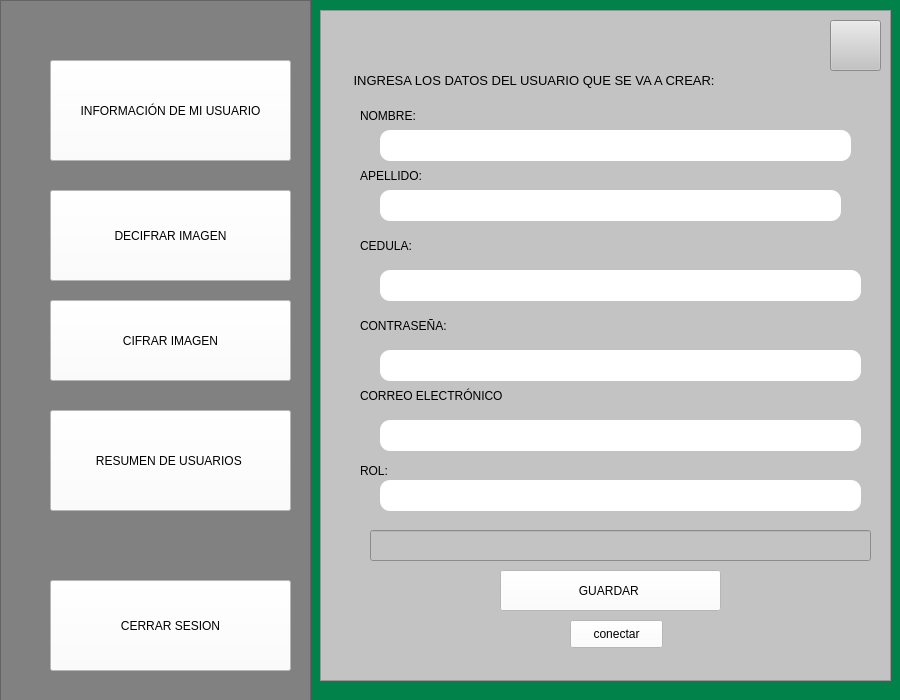
<?xml version="1.0" encoding="UTF-8"?>
<ui version="4.0">
 <class>MainWindow</class>
 <widget class="QMainWindow" name="MainWindow">
  <property name="geometry">
   <rect>
    <x>0</x>
    <y>0</y>
    <width>900</width>
    <height>700</height>
   </rect>
  </property>
  <property name="minimumSize">
   <size>
    <width>900</width>
    <height>700</height>
   </size>
  </property>
  <property name="maximumSize">
   <size>
    <width>900</width>
    <height>700</height>
   </size>
  </property>
  <property name="cursor">
   <cursorShape>PointingHandCursor</cursorShape>
  </property>
  <property name="windowTitle">
   <string>CREAR USUARIOS</string>
  </property>
  <property name="styleSheet">
   <string notr="true">
background-color: #00824A;</string>
  </property>
  <widget class="QWidget" name="centralwidget">
   <widget class="QFrame" name="frame">
    <property name="geometry">
     <rect>
      <x>0</x>
      <y>0</y>
      <width>311</width>
      <height>751</height>
     </rect>
    </property>
    <property name="styleSheet">
     <string notr="true">background-color: rgb(129, 129, 129);</string>
    </property>
    <property name="frameShape">
     <enum>QFrame::StyledPanel</enum>
    </property>
    <property name="frameShadow">
     <enum>QFrame::Raised</enum>
    </property>
    <widget class="QPushButton" name="decifraradmin">
     <property name="geometry">
      <rect>
       <x>50</x>
       <y>190</y>
       <width>241</width>
       <height>91</height>
      </rect>
     </property>
     <property name="cursor">
      <cursorShape>PointingHandCursor</cursorShape>
     </property>
     <property name="styleSheet">
      <string notr="true">background-color: rgb(255, 255, 255);
font: 8pt &quot;MS Shell Dlg 2&quot;;

</string>
     </property>
     <property name="text">
      <string>DECIFRAR IMAGEN</string>
     </property>
    </widget>
    <widget class="QPushButton" name="infousuario">
     <property name="geometry">
      <rect>
       <x>50</x>
       <y>60</y>
       <width>241</width>
       <height>101</height>
      </rect>
     </property>
     <property name="cursor">
      <cursorShape>PointingHandCursor</cursorShape>
     </property>
     <property name="styleSheet">
      <string notr="true">background-color: rgb(255, 255, 255);
font: 8pt &quot;MS Shell Dlg 2&quot;;

</string>
     </property>
     <property name="text">
      <string>INFORMACIÓN DE MI USUARIO</string>
     </property>
    </widget>
    <widget class="QPushButton" name="cifraradmin">
     <property name="geometry">
      <rect>
       <x>50</x>
       <y>300</y>
       <width>241</width>
       <height>81</height>
      </rect>
     </property>
     <property name="cursor">
      <cursorShape>PointingHandCursor</cursorShape>
     </property>
     <property name="styleSheet">
      <string notr="true">
font: 8pt &quot;MS Shell Dlg 2&quot;;
background-color: rgb(255, 255, 255);

</string>
     </property>
     <property name="text">
      <string>CIFRAR IMAGEN</string>
     </property>
    </widget>
    <widget class="QPushButton" name="cerrarsesion">
     <property name="geometry">
      <rect>
       <x>50</x>
       <y>580</y>
       <width>241</width>
       <height>91</height>
      </rect>
     </property>
     <property name="cursor">
      <cursorShape>PointingHandCursor</cursorShape>
     </property>
     <property name="styleSheet">
      <string notr="true">background-color: rgb(255, 255, 255);
font: 10pt &quot;MS Shell Dlg 2&quot;;

</string>
     </property>
     <property name="text">
      <string>CERRAR SESION</string>
     </property>
    </widget>
    <widget class="QPushButton" name="resumenusuario">
     <property name="geometry">
      <rect>
       <x>50</x>
       <y>410</y>
       <width>241</width>
       <height>101</height>
      </rect>
     </property>
     <property name="cursor">
      <cursorShape>PointingHandCursor</cursorShape>
     </property>
     <property name="styleSheet">
      <string notr="true">background-color: rgb(255, 255, 255);
font: 8pt &quot;MS Shell Dlg 2&quot;;

</string>
     </property>
     <property name="text">
      <string>RESUMEN DE USUARIOS </string>
     </property>
    </widget>
   </widget>
   <widget class="QLineEdit" name="cedula">
    <property name="geometry">
     <rect>
      <x>380</x>
      <y>270</y>
      <width>481</width>
      <height>31</height>
     </rect>
    </property>
    <property name="styleSheet">
     <string notr="true">background-color: rgb(255, 255, 255);
font: 12pt &quot;MS Shell Dlg 2&quot;;
border-radius: 10px;
</string>
    </property>
   </widget>
   <widget class="QFrame" name="frame_2">
    <property name="geometry">
     <rect>
      <x>320</x>
      <y>10</y>
      <width>571</width>
      <height>671</height>
     </rect>
    </property>
    <property name="styleSheet">
     <string notr="true">background-color: rgb(195, 195, 195);</string>
    </property>
    <property name="frameShape">
     <enum>QFrame::StyledPanel</enum>
    </property>
    <property name="frameShadow">
     <enum>QFrame::Raised</enum>
    </property>
    <widget class="QLineEdit" name="email">
     <property name="geometry">
      <rect>
       <x>60</x>
       <y>410</y>
       <width>481</width>
       <height>31</height>
      </rect>
     </property>
     <property name="styleSheet">
      <string notr="true">background-color: rgb(255, 255, 255);
font: 12pt &quot;MS Shell Dlg 2&quot;;
border-radius: 10px;
</string>
     </property>
    </widget>
    <widget class="QPushButton" name="conectar">
     <property name="geometry">
      <rect>
       <x>250</x>
       <y>610</y>
       <width>93</width>
       <height>28</height>
      </rect>
     </property>
     <property name="styleSheet">
      <string notr="true">background-color: rgb(255, 255, 255);</string>
     </property>
     <property name="text">
      <string>conectar</string>
     </property>
    </widget>
    <widget class="QPushButton" name="guardar">
     <property name="geometry">
      <rect>
       <x>180</x>
       <y>560</y>
       <width>221</width>
       <height>41</height>
      </rect>
     </property>
     <property name="styleSheet">
      <string notr="true">background-color: rgb(255, 255, 255);
font: 10pt &quot;MS Shell Dlg 2&quot;;

</string>
     </property>
     <property name="text">
      <string>GUARDAR </string>
     </property>
    </widget>
    <widget class="QLineEdit" name="resultado">
     <property name="geometry">
      <rect>
       <x>50</x>
       <y>520</y>
       <width>501</width>
       <height>31</height>
      </rect>
     </property>
     <property name="styleSheet">
      <string notr="true">background-color: rgb(195, 195, 195);</string>
     </property>
    </widget>
    <widget class="QLabel" name="label_5">
     <property name="geometry">
      <rect>
       <x>40</x>
       <y>450</y>
       <width>51</width>
       <height>21</height>
      </rect>
     </property>
     <property name="styleSheet">
      <string notr="true">font: 10pt &quot;MS Shell Dlg 2&quot;;
background-color: rgb(195, 195, 195);</string>
     </property>
     <property name="text">
      <string>ROL:</string>
     </property>
    </widget>
    <widget class="QLineEdit" name="rol">
     <property name="geometry">
      <rect>
       <x>60</x>
       <y>470</y>
       <width>481</width>
       <height>31</height>
      </rect>
     </property>
     <property name="styleSheet">
      <string notr="true">background-color: rgb(255, 255, 255);
font: 12pt &quot;MS Shell Dlg 2&quot;;
border-radius: 10px;
</string>
     </property>
    </widget>
    <widget class="QLabel" name="label_2">
     <property name="geometry">
      <rect>
       <x>40</x>
       <y>370</y>
       <width>191</width>
       <height>31</height>
      </rect>
     </property>
     <property name="styleSheet">
      <string notr="true">font: 10pt &quot;MS Shell Dlg 2&quot;;
background-color: rgb(195, 195, 195);</string>
     </property>
     <property name="text">
      <string>CORREO ELECTRÓNICO</string>
     </property>
    </widget>
    <widget class="QLabel" name="label_6">
     <property name="geometry">
      <rect>
       <x>30</x>
       <y>50</y>
       <width>451</width>
       <height>41</height>
      </rect>
     </property>
     <property name="font">
      <font>
       <pointsize>10</pointsize>
      </font>
     </property>
     <property name="styleSheet">
      <string notr="true">background-color: rgb(195, 195, 195);</string>
     </property>
     <property name="text">
      <string> INGRESA LOS DATOS DEL USUARIO QUE SE VA A CREAR:</string>
     </property>
    </widget>
    <widget class="QLineEdit" name="contrasena">
     <property name="geometry">
      <rect>
       <x>60</x>
       <y>340</y>
       <width>481</width>
       <height>31</height>
      </rect>
     </property>
     <property name="styleSheet">
      <string notr="true">background-color: rgb(255, 255, 255);
font: 12pt &quot;MS Shell Dlg 2&quot;;
border-radius: 10px;
</string>
     </property>
    </widget>
    <widget class="QLabel" name="label_4">
     <property name="geometry">
      <rect>
       <x>40</x>
       <y>300</y>
       <width>121</width>
       <height>31</height>
      </rect>
     </property>
     <property name="styleSheet">
      <string notr="true">font: 10pt &quot;MS Shell Dlg 2&quot;;
background-color: rgb(195, 195, 195);</string>
     </property>
     <property name="text">
      <string>CONTRASEÑA:</string>
     </property>
    </widget>
    <widget class="QLabel" name="label">
     <property name="geometry">
      <rect>
       <x>40</x>
       <y>90</y>
       <width>91</width>
       <height>31</height>
      </rect>
     </property>
     <property name="styleSheet">
      <string notr="true">font: 10pt &quot;MS Shell Dlg 2&quot;;
background-color: rgb(195, 195, 195);</string>
     </property>
     <property name="text">
      <string>NOMBRE:</string>
     </property>
    </widget>
    <widget class="QLabel" name="label_7">
     <property name="geometry">
      <rect>
       <x>40</x>
       <y>150</y>
       <width>91</width>
       <height>31</height>
      </rect>
     </property>
     <property name="styleSheet">
      <string notr="true">font: 10pt &quot;MS Shell Dlg 2&quot;;
background-color: rgb(195, 195, 195);</string>
     </property>
     <property name="text">
      <string>APELLIDO:</string>
     </property>
    </widget>
    <widget class="QLabel" name="label_3">
     <property name="geometry">
      <rect>
       <x>40</x>
       <y>220</y>
       <width>71</width>
       <height>31</height>
      </rect>
     </property>
     <property name="styleSheet">
      <string notr="true">font: 10pt &quot;MS Shell Dlg 2&quot;;
background-color: rgb(195, 195, 195);</string>
     </property>
     <property name="text">
      <string>CEDULA:</string>
     </property>
    </widget>
    <widget class="QLineEdit" name="apellido">
     <property name="geometry">
      <rect>
       <x>60</x>
       <y>180</y>
       <width>461</width>
       <height>31</height>
      </rect>
     </property>
     <property name="styleSheet">
      <string notr="true">background-color: rgb(255, 255, 255);
font: 12pt &quot;MS Shell Dlg 2&quot;;
border-radius: 10px;
</string>
     </property>
    </widget>
    <widget class="QLineEdit" name="nombre">
     <property name="geometry">
      <rect>
       <x>60</x>
       <y>120</y>
       <width>471</width>
       <height>31</height>
      </rect>
     </property>
     <property name="styleSheet">
      <string notr="true">background-color: rgb(255, 255, 255);
font: 12pt &quot;MS Shell Dlg 2&quot;;
border-radius: 10px;
</string>
     </property>
    </widget>
    <widget class="QPushButton" name="pushButton">
     <property name="geometry">
      <rect>
       <x>510</x>
       <y>10</y>
       <width>51</width>
       <height>51</height>
      </rect>
     </property>
     <property name="text">
      <string/>
     </property>
     <property name="icon">
      <iconset>
       <normaloff>../../../Desktop/icono1.jpg</normaloff>../../../Desktop/icono1.jpg</iconset>
     </property>
     <property name="iconSize">
      <size>
       <width>50</width>
       <height>50</height>
      </size>
     </property>
    </widget>
   </widget>
   <zorder>frame_2</zorder>
   <zorder>frame</zorder>
   <zorder>cedula</zorder>
  </widget>
 </widget>
 <resources/>
 <connections/>
</ui>
